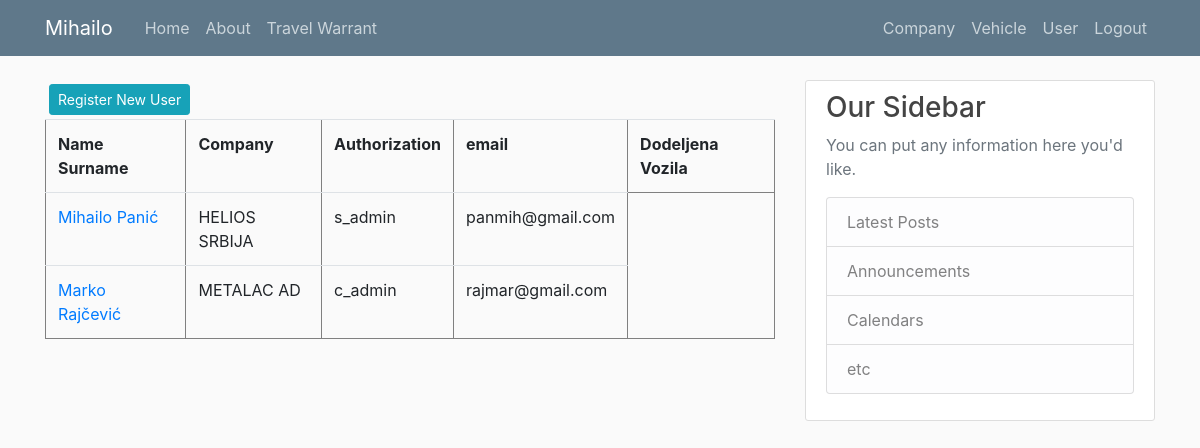
/user_list (signed in), run on an earlier commit of the app's database.
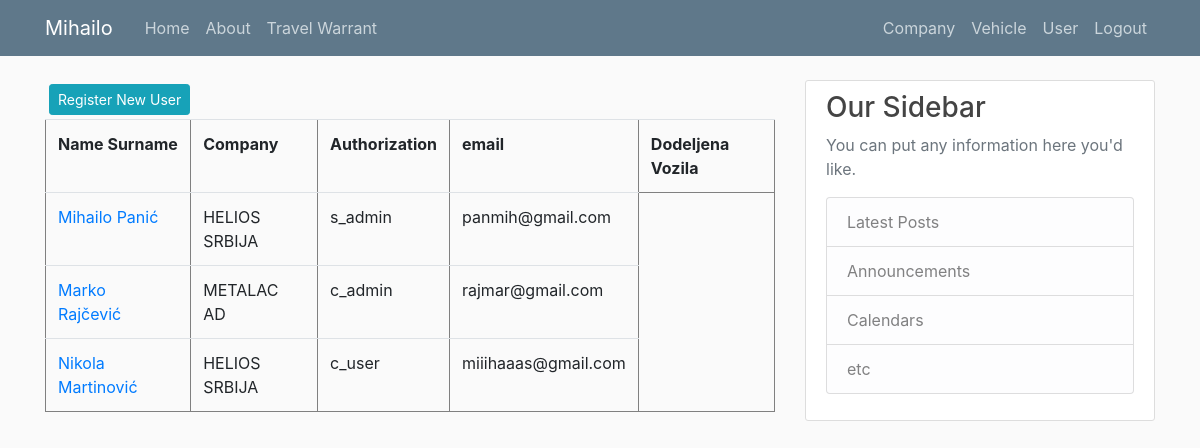
And on a later commit of the database.
### putninalozi/models.py (models this page shows, shortened)
class User(db.Model, UserMixin):
    id = db.Column(db.Integer, primary_key=True)
    email = db.Column(db.String(120), unique=True, nullable=False)
    old_email = db.Column(db.String(120), unique=False, nullable=False)
    password = db.Column(db.String(60), nullable = False)
    name = db.Column(db.String(20), unique=False, nullable=False)
    surname = db.Column(db.String(20), unique=False, nullable=False)
    authorization = db.Column(db.String(10), nullable = False) # ovde treba da budu tipovi korisnika: S_admin, C_admin, C_user
    company_id = db.Column(db.Integer, db.ForeignKey('company.id'), nullable=True)
    travelwarrants = db.relationship('TravelWarrant', backref='travelwarrant_user', lazy=True)

class Company(db.Model):
    id = db.Column(db.Integer, primary_key=True)
    companyname = db.Column(db.String(20), unique=True, nullable=False)         #Helios, Metalac, Tetrapak, Foka, Papir Print
    company_address = db.Column(db.String(20), unique=False, nullable=False)
    company_address_number = db.Column(db.Integer, nullable=False)
    company_zip_code = db.Column(db.Integer, nullable=False)
    company_city = db.Column(db.String(20), unique=False, nullable=False)
    company_state = db.Column(db.String(20), unique=False, nullable=False)
    company_pib = db.Column(db.Integer, nullable=False)
    company_mb = db.Column(db.Integer, nullable=False)
    company_site = db.Column(db.String(20), unique=True, nullable=False) #vidi imali neki model tipa db.Link()
    company_mail = db.Column(db.String(120), unique=True, nullable=False)
    company_phone = db.Column(db.Integer, nullable=False)
    company_logo = db.Column(db.String(60), nullable=False)
    users = db.relationship('User', backref='user_company', lazy=True)
    vehicles = db.relationship('Vehicle', backref='vehicle_company', lazy=True)

### putninalozi/users/routes.py (the view)
@users.route("/user_list")
def user_list():
    users = User.query.all()
    return render_template('user_list.html', title='Users', users=users)

### putninalozi/models.py (called while the page is built)
@login_manager.user_loader
def load_user(user_id):
    return User.query.get(int(user_id))

### putninalozi/templates/user_list.html (shortened to what this page needs)
{% extends "layout.html" %}
{% block content %}
{% if current_user.authorization != 'c_user' %}
  <a class="btn btn-info btn-sm m-1" href="{{ url_for('users.register_u') }}">Register New User</a>
{% endif %}
<table  border="1" class="table">
  {% if current_user.authorization == 's_admin' %}
    <tr id="header">
      <th>Name Surname</th>
      <th>Company</th>
      <th>Authorization</th>
      <th>email</th>
      <th>Dodeljena Vozila</th>
    </tr>
    {% for user in users %}
      <tr>
        <td> <a class="mr-2" href="{{ url_for('users.user_profile', user_id=user.id) }}" title="Edit User">{{ user.name }} {{ user.surname }}</a> </td>
        <td>{{ user.user_company.companyname }}</td>
        <td>{{ user.authorization }}</td>
        <td>{{ user.email }}</td>
      </tr>
    {% endfor %}
  {% endif %}
</table>
{% endblock content%}

### putninalozi/templates/layout.html (shortened to what this page needs)
<!doctype html>
<html lang="en">
  <head>
    <link rel="stylesheet" href="https://cdn.jsdelivr.net/npm/bootstrap@4.3.1/dist/css/bootstrap.min.css">
    <link rel="stylesheet" type="text/css" href="{{ url_for('static', filename='main.css') }}">
  </head>
  <body>
    <header class="site-header">
      <nav class="navbar navbar-expand-md navbar-dark bg-steel fixed-top">
        <div class="container">
          <a class="navbar-brand mr-4" href="/">{{ current_user.name }}</a>
          <div class="collapse navbar-collapse" id="navbarToggle">
            <div class="navbar-nav mr-auto">
              <a class="nav-item nav-link" href="{{ url_for('main.home') }}">Home</a>
              <a class="nav-item nav-link" href="{{ url_for('main.about') }}">About</a>
              <a class="nav-item nav-link" href="{{ url_for('travel_warrants.travel_warrant') }}">Travel Warrant</a>
            </div>
            <div class="navbar-nav">
              {% if current_user.is_authenticated %}
                {% if current_user.authorization == 's_admin' %}
                  <a class="nav-item nav-link" href="{{ url_for('companys.company_list') }}">Company</a>
                  <a class="nav-item nav-link" href="{{ url_for('vehicles.vehicle_list') }}">Vehicle</a>
                  <a class="nav-item nav-link" href="{{ url_for('users.user_list') }}">User</a>
                  <a class="nav-item nav-link" href="{{ url_for('users.logout') }}">Logout</a>
                {% else %}
                  <a class="nav-item nav-link" href="{{ url_for('users.user_list') }}">User</a>
                  <a class="nav-item nav-link" href="{{ url_for('users.logout') }}">Logout</a>
                {% endif %}
              {% else %}
                <a class="nav-item nav-link" href="{{ url_for('users.login') }}">Login</a>
              {% endif %}
            </div>
          </div>
        </div>
      </nav>
    </header>
    <main role="main" class="container">
      <div class="row">
        <div class="col-md-8">
          {% block content %}{% endblock %}
        </div>
        <div class="col-md-4">
          <div class="content-section">
            <h3>Our Sidebar</h3>
            <p class='text-muted'>You can put any information here you'd like.
              <ul class="list-group">
                <li class="list-group-item list-group-item-light">Latest Posts</li>
                <li class="list-group-item list-group-item-light">Announcements</li>
                <li class="list-group-item list-group-item-light">Calendars</li>
                <li class="list-group-item list-group-item-light">etc</li>
              </ul>
            </p>
          </div>
        </div>
      </div>
    </main>
  </body>
</html>

### putninalozi/static/main.css (style rules this page uses)
body { background: #fafafa; color: #333333; margin-top: 5rem; }
h1, h2, h3, h4, h5, h6 { color: #444444; }
.bg-steel { background-color: #5f788a; }
.site-header .navbar-nav .nav-link { color: #cbd5db; }
.content-section { background: #ffffff; padding: 10px 20px; border: 1px solid #dddddd; border-radius: 3px; margin-bottom: 20px; }

What changed in the data, as far as the page shows it:
added User: name "Nikola", surname "Martinović", user_company.companyname "HELIOS SRBIJA", authorization "c_user", email "miiihaaas@gmail.com"
